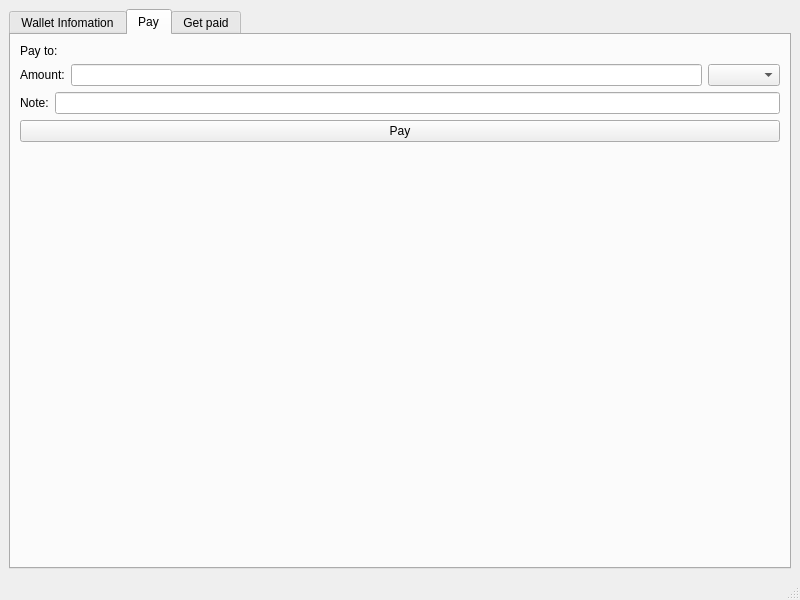
<?xml version="1.0" encoding="UTF-8"?>
<ui version="4.0">
 <class>MainWindow</class>
 <widget class="QMainWindow" name="MainWindow">
  <property name="geometry">
   <rect>
    <x>0</x>
    <y>0</y>
    <width>800</width>
    <height>600</height>
   </rect>
  </property>
  <property name="windowTitle">
   <string>MainWindow</string>
  </property>
  <widget class="QWidget" name="centralwidget">
   <layout class="QVBoxLayout" name="verticalLayout">
    <item>
     <widget class="QTabWidget" name="tabWidget">
      <property name="currentIndex">
       <number>1</number>
      </property>
      <widget class="QWidget" name="tabInfo">
       <attribute name="title">
        <string>Wallet Infomation</string>
       </attribute>
       <layout class="QVBoxLayout" name="verticalLayout">
        <item>
         <layout class="QHBoxLayout" name="horizontalLayout">
          <item>
           <widget class="QLabel" name="labelBalance">
            <property name="text">
             <string>TextLabel</string>
            </property>
           </widget>
          </item>
         </layout>
        </item>
        <item>
         <layout class="QHBoxLayout" name="horizontalLayout">
          <item>
           <widget class="QLabel" name="labelBandwidth">
            <property name="text">
             <string>Bandwidth</string>
            </property>
           </widget>
          </item>
          <item>
           <widget class="QProgressBar" name="pbBandwidth">
            <property name="value">
             <number>24</number>
            </property>
           </widget>
          </item>
          <item>
           <widget class="QLabel" name="labelEnergy">
            <property name="text">
             <string>Energy</string>
            </property>
           </widget>
          </item>
          <item>
           <widget class="QProgressBar" name="pbEnergy">
            <property name="value">
             <number>24</number>
            </property>
           </widget>
          </item>
         </layout>
        </item>
        <item>
         <widget class="QTableWidget" name="listBalance"/>
        </item>
        <item>
         <widget class="QPushButton" name="btnAddCurrency">
          <property name="text">
           <string>Add Currency</string>
          </property>
         </widget>
        </item>
       </layout>
      </widget>
      <widget class="QWidget" name="tabPay">
       <attribute name="title">
        <string>Pay</string>
       </attribute>
       <layout class="QVBoxLayout" name="verticalLayout">
        <item>
         <layout class="QHBoxLayout" name="horizontalLayout_2">
          <item>
           <widget class="QLabel" name="labelPay">
            <property name="text">
             <string>Pay to:</string>
            </property>
           </widget>
          </item>
          <item>
           <widget class="QValidatedLineEdit" name="editPayAddress" native="true"/>
          </item>
         </layout>
        </item>
        <item>
         <layout class="QHBoxLayout" name="horizontalLayout_2">
          <item>
           <widget class="QLabel" name="labelAmount">
            <property name="text">
             <string>Amount:</string>
            </property>
           </widget>
          </item>
          <item>
           <widget class="QLineEdit" name="editPayAmount"/>
          </item>
          <item>
           <widget class="QComboBox" name="comboPayCurrency"/>
          </item>
         </layout>
        </item>
        <item>
         <layout class="QHBoxLayout" name="horizontalLayout_2">
          <item>
           <widget class="QLabel" name="labelNote">
            <property name="text">
             <string>Note:</string>
            </property>
           </widget>
          </item>
          <item>
           <widget class="QLineEdit" name="lineEdit_2"/>
          </item>
         </layout>
        </item>
        <item>
         <widget class="QPushButton" name="btnPay">
          <property name="text">
           <string>Pay</string>
          </property>
         </widget>
        </item>
        <item>
         <spacer name="verticalSpacer">
          <property name="orientation">
           <enum>Qt::Vertical</enum>
          </property>
          <property name="sizeHint" stdset="0">
           <size>
            <width>20</width>
            <height>40</height>
           </size>
          </property>
         </spacer>
        </item>
       </layout>
      </widget>
      <widget class="QWidget" name="tabGetPaid">
       <attribute name="title">
        <string>Get paid</string>
       </attribute>
       <layout class="QVBoxLayout" name="verticalLayout">
        <item>
         <layout class="QHBoxLayout" name="horizontalLayout">
          <item>
           <widget class="QLabel" name="labelGetPaidAddress">
            <property name="text">
             <string>TextLabel</string>
            </property>
           </widget>
          </item>
          <item>
           <widget class="QPushButton" name="btnGetPaidCopyAddr">
            <property name="text">
             <string>Copy</string>
            </property>
           </widget>
          </item>
         </layout>
        </item>
        <item>
         <layout class="QHBoxLayout" name="horizontalLayout">
          <item>
           <widget class="QLabel" name="labelQrCode">
            <property name="enabled">
             <bool>true</bool>
            </property>
            <property name="sizePolicy">
             <sizepolicy hsizetype="Preferred" vsizetype="Preferred">
              <horstretch>0</horstretch>
              <verstretch>0</verstretch>
             </sizepolicy>
            </property>
            <property name="text">
             <string>Scan to pay</string>
            </property>
           </widget>
          </item>
          <item>
           <widget class="QLabel" name="imgGetPaid">
            <property name="minimumSize">
             <size>
              <width>100</width>
              <height>100</height>
             </size>
            </property>
           </widget>
          </item>
         </layout>
        </item>
        <item>
         <widget class="QListView" name="listPaidHistory"/>
        </item>
       </layout>
      </widget>
     </widget>
    </item>
   </layout>
  </widget>
  <widget class="QMenuBar" name="menubar">
   <property name="geometry">
    <rect>
     <x>0</x>
     <y>0</y>
     <width>800</width>
     <height>24</height>
    </rect>
   </property>
  </widget>
  <widget class="QStatusBar" name="statusbar"/>
 </widget>
 <customwidgets>
  <customwidget>
   <class>QValidatedLineEdit</class>
   <extends>QWidget</extends>
   <header>qt/qvalidatedlineedit.h</header>
   <container>1</container>
  </customwidget>
 </customwidgets>
 <resources/>
 <connections/>
</ui>
